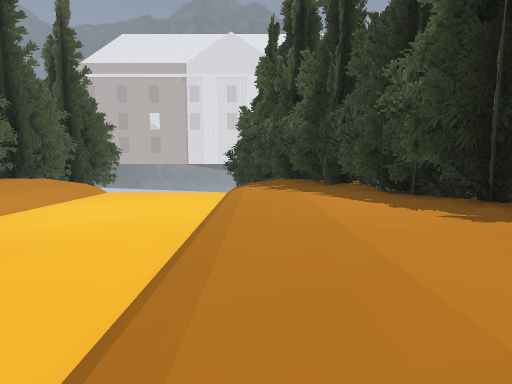
View 1 (above)

18 first-person views from a walk through a level from a Godot 3-D game. The camera is 1.2 m above the floor, tilts 6° down and sees 80° across. The floor is counted in squares, 2 m on a side. Each view is taken from the middle of a square. On the plan, view 1 faces up. The plan holds only what a view shows up to about 9 squares ahead; the rest is blank. The place goes on beyond the plan. Flat picture figures and markers are not drawn. Some surface patterns are stand-ins.

View 2
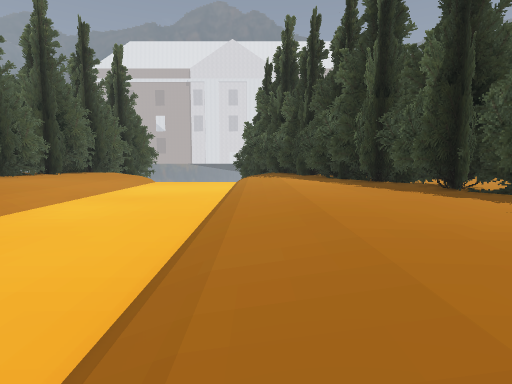

View 3
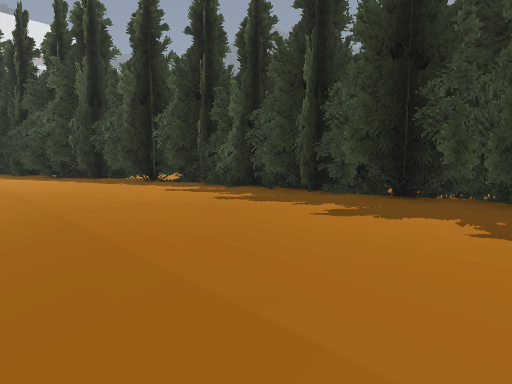

View 4
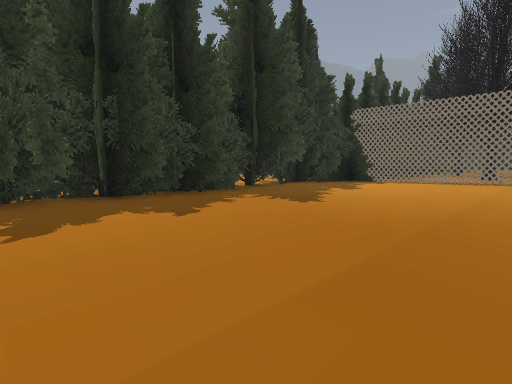

View 5
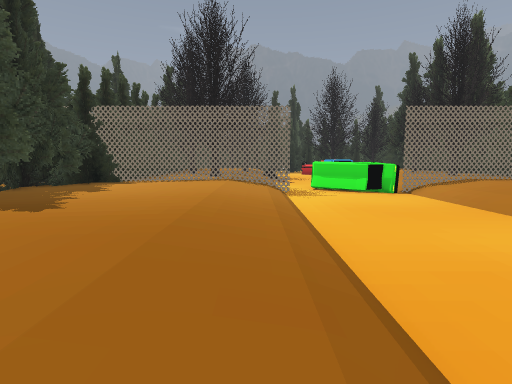

View 6
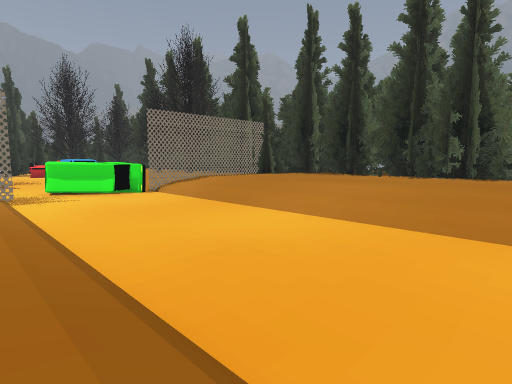

View 7
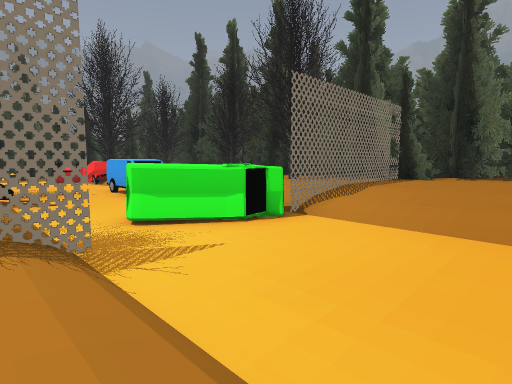

View 8
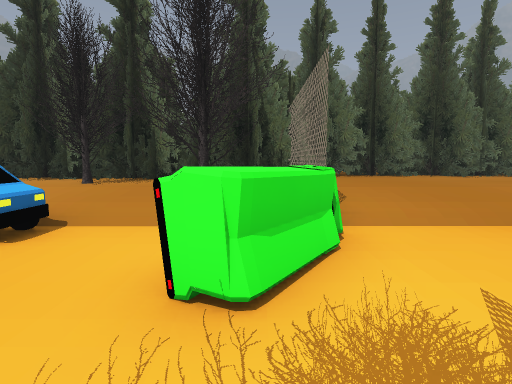

View 9
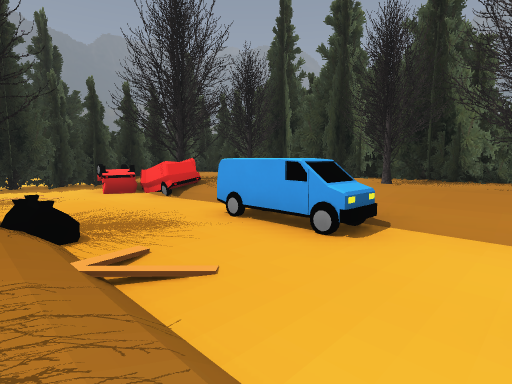

View 10
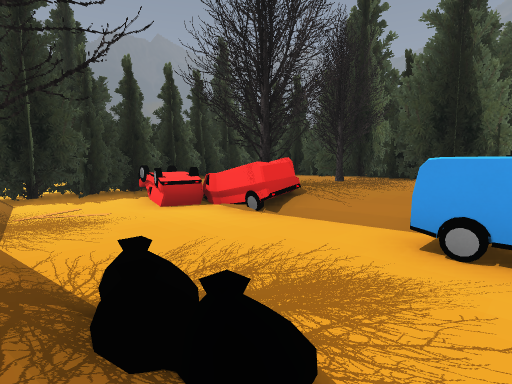

View 11
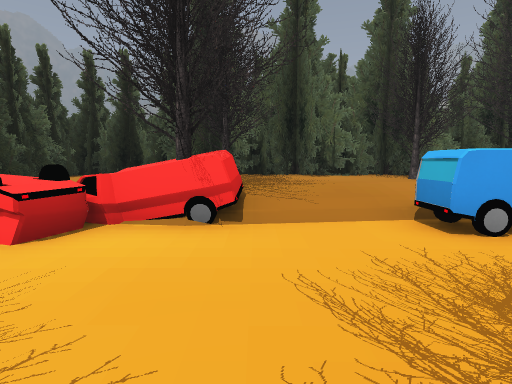

View 12
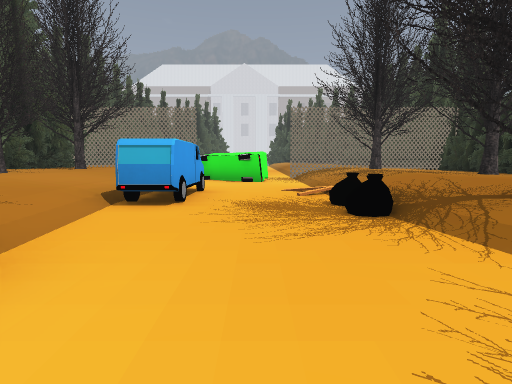

View 13
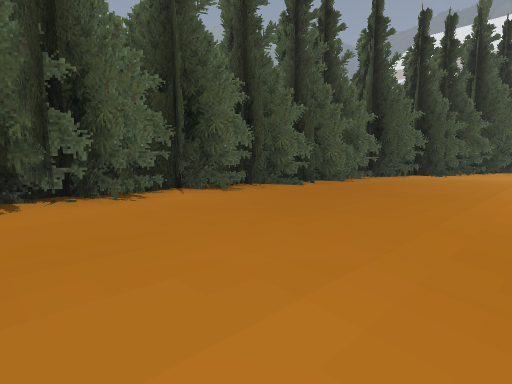

View 14
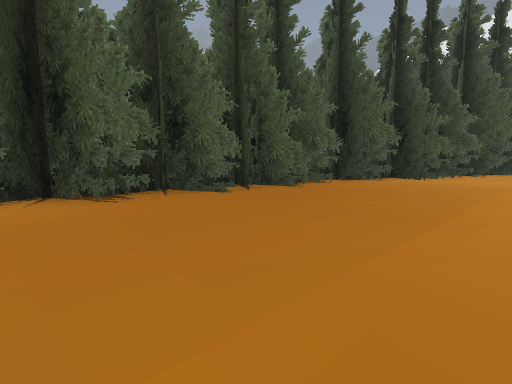

View 15
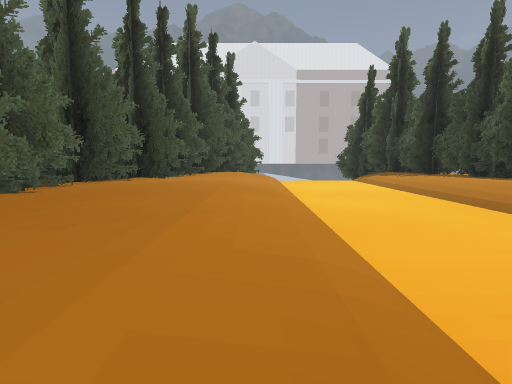

View 16
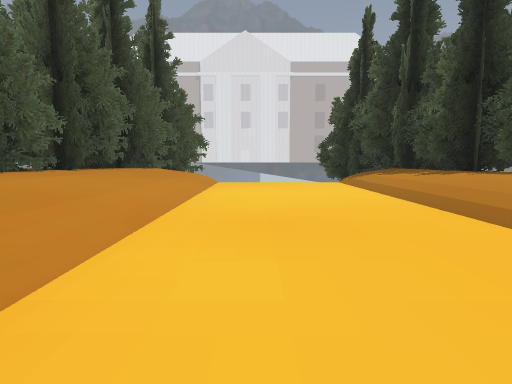

View 17
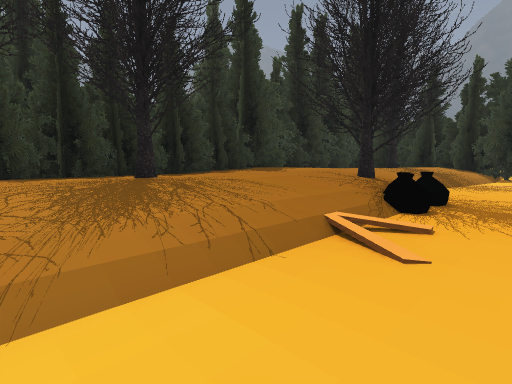

View 18
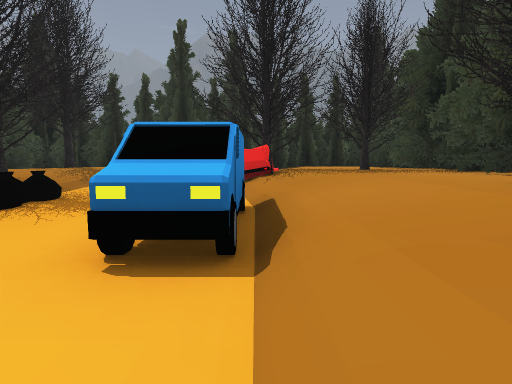

### Floor plan
Key: @ floor where view 1 was taken; # wall or solid block; . main floor; - floor 0.25 m lower than the main floor; _ floor 0.75 m lower than the main floor; / step, stairs or slope; = window, fence, low wall or low ledge; ^ raised ledge; C car; A van.
Columns run from 10 left of view 1 to 5 right of it. Each row starts with its distance up from view 1.
  9    ###    ##
  8    ##//___##
  7    #.//___/#
  6   ##///___/##
  5   ##.//___/##
  4  ##..//___/.##
  3  ##..//___/.###
  2  #...//___/..##
  1  ##..//___/..-#
  0  #...//___@..-##
 -1  #...//___/..-##
 -2 ##...//___/..--#
 -3 ##...//___/..-##
 -4 #....//___/..--#
 -5 ##...//___/..-##
 -6 ##...//___/..-##
 -7  #...//___/..--#
 -8  #...//___/..-##
 -9  #...//___/..-##
-10  #...//___/..--#
-11  ##..//___/..-##
-12  ##../CC__/..-##
-13   ##.=/CC_/##-#
-14   ### /___/# -#
-15    ##//___=#  #
-16    ##/AA_// ##
-17   ###/AA_//.
-18   ##./AA_=/.
-19   #..//__###
-20  ###. /___/#
-21  ##^#^# __/
-22  #^^^^^^__/
-23  ##   ^^__/#
-24  ##^^^^#_ ##
-25   ####^####
-26       ###

Where each view was taken, in squares from view 1:
view 1: 0 up, 0 right, facing up
view 2: 4 down, 0 right, facing up
view 3: 6 down, 0 right, facing up-right
view 4: 4 down, 0 right, facing down-right
view 5: 4 down, 0 right, facing down
view 6: 4 down, 0 right, facing down-left
view 7: 9 down, 0 right, facing down-left
view 8: 13 down, 0 right, facing left
view 9: 14 down, 0 right, facing down-left
view 10: 17 down, 0 right, facing down-left
view 11: 20 down, 0 right, facing left
view 12: 22 down, 2 left, facing up
view 13: 7 down, 5 left, facing up-left
view 14: 5 down, 5 left, facing up-left
view 15: 5 down, 5 left, facing up
view 16: 0 up, 3 left, facing up
view 17: 14 down, 2 left, facing down-right
view 18: 14 down, 4 left, facing down
